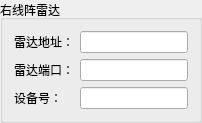
         <widget class="QGroupBox" name="groupBox_58">
          <property name="title">
           <string>右线阵雷达</string>
          </property>
          <layout class="QGridLayout" name="gridLayout_73">
           <item row="1" column="1">
            <widget class="QLineEdit" name="Meijidenki_21_Port">
             <property name="sizePolicy">
              <sizepolicy hsizetype="Expanding" vsizetype="Fixed">
               <horstretch>0</horstretch>
               <verstretch>0</verstretch>
              </sizepolicy>
             </property>
            </widget>
           </item>
           <item row="1" column="0">
            <widget class="QLabel" name="label_121">
             <property name="sizePolicy">
              <sizepolicy hsizetype="Preferred" vsizetype="Fixed">
               <horstretch>0</horstretch>
               <verstretch>0</verstretch>
              </sizepolicy>
             </property>
             <property name="text">
              <string>雷达端口：</string>
             </property>
            </widget>
           </item>
           <item row="0" column="1">
            <widget class="QLineEdit" name="Meijidenki_21_Ip">
             <property name="sizePolicy">
              <sizepolicy hsizetype="Expanding" vsizetype="Fixed">
               <horstretch>0</horstretch>
               <verstretch>0</verstretch>
              </sizepolicy>
             </property>
            </widget>
           </item>
           <item row="0" column="0">
            <widget class="QLabel" name="label_137">
             <property name="sizePolicy">
              <sizepolicy hsizetype="Preferred" vsizetype="Fixed">
               <horstretch>0</horstretch>
               <verstretch>0</verstretch>
              </sizepolicy>
             </property>
             <property name="text">
              <string>雷达地址：</string>
             </property>
            </widget>
           </item>
           <item row="2" column="0">
            <widget class="QLabel" name="label_134">
             <property name="sizePolicy">
              <sizepolicy hsizetype="Preferred" vsizetype="Fixed">
               <horstretch>0</horstretch>
               <verstretch>0</verstretch>
              </sizepolicy>
             </property>
             <property name="text">
              <string>设备号：</string>
             </property>
            </widget>
           </item>
           <item row="2" column="1">
            <widget class="QLineEdit" name="Meijidenki_21_Id">
             <property name="sizePolicy">
              <sizepolicy hsizetype="Expanding" vsizetype="Fixed">
               <horstretch>0</horstretch>
               <verstretch>0</verstretch>
              </sizepolicy>
             </property>
            </widget>
           </item>
          </layout>
         </widget>
